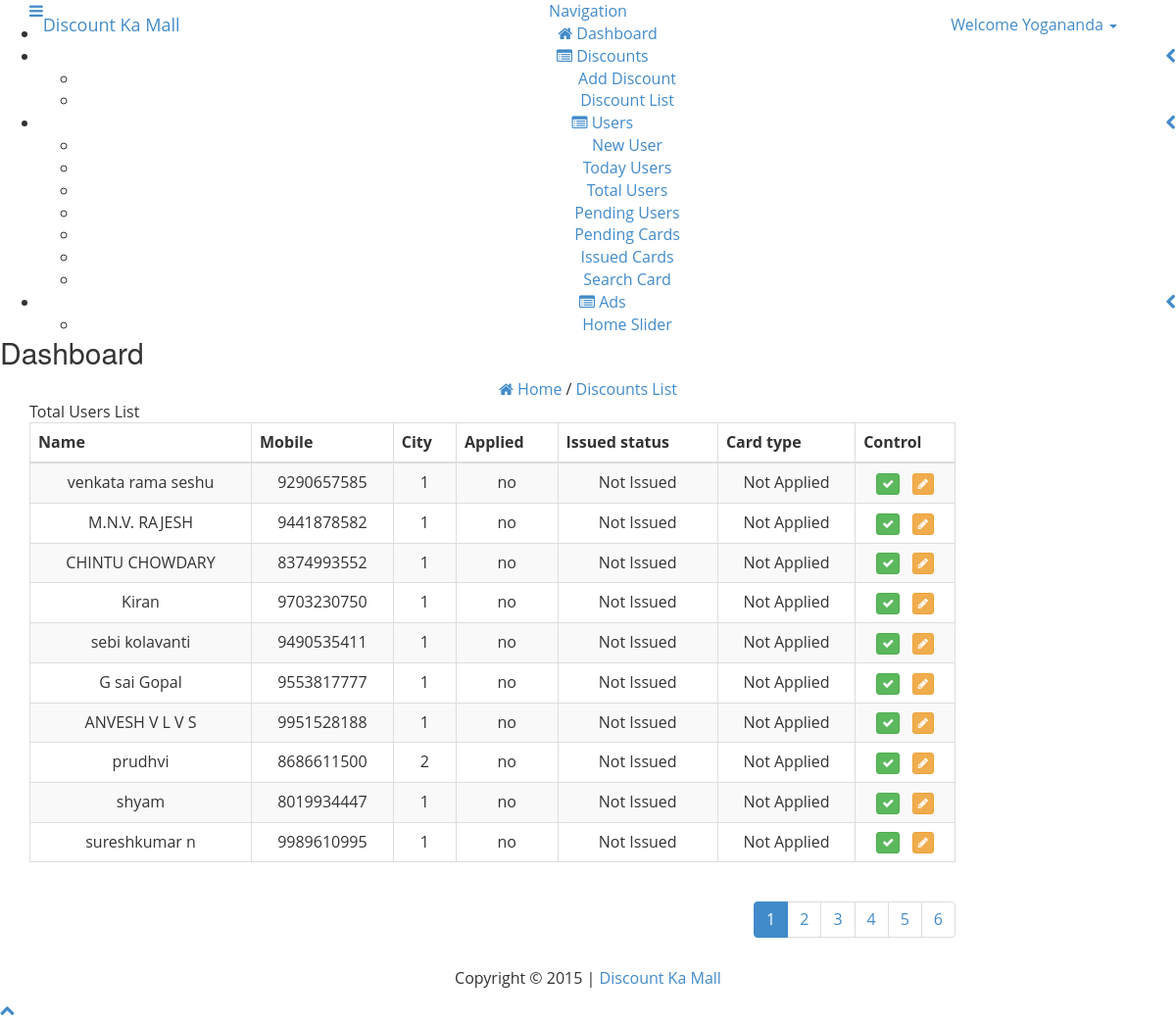
Page /discountmall/total-users.php (signed in) on the committed database.
### tables this page shows
CREATE TABLE IF NOT EXISTS `users` (
  `sno` int(10) NOT NULL AUTO_INCREMENT,
  `userid` varchar(20) NOT NULL,
  `full_name` varchar(255) NOT NULL,
  `email` varchar(255) NOT NULL,
  `pass` varchar(50) NOT NULL,
  `gender` enum('M','F') NOT NULL,
  `mobile` varchar(20) NOT NULL,
  `dob` date NOT NULL,
  `aid` varchar(30) NOT NULL,
  `acard` varchar(255) NOT NULL,
  `cphoto` varchar(255) NOT NULL,
  `address` mediumtext NOT NULL,
  `city` varchar(5) NOT NULL,
  `terms` tinyint(1) NOT NULL,
  `dcard` tinyint(1) NOT NULL,
  `issby` varchar(20) NOT NULL,
  `rdate` date NOT NULL,
  `apply_status` varchar(10) NOT NULL,
  PRIMARY KEY (`sno`)
);

### discountmall/total-users.php (the view, shortened to what this page needs)
<?php
$admin_name=$_SESSION['uname'];
?>
<!DOCTYPE html>
<html lang="en">
<head>
  <link href="style/bootstrap.css" rel="stylesheet">
  <link rel="stylesheet" href="style/font-awesome.css">
  <link rel="stylesheet" href="style/jquery-ui-1.9.2.custom.min.css">
  <link rel="stylesheet" href="style/fullcalendar.css">
  <link rel="stylesheet" href="style/prettyPhoto.css">
  <link rel="stylesheet" href="style/rateit.css">
  <link rel="stylesheet" href="style/bootstrap-datetimepicker.min.css">
  <link rel="stylesheet" href="style/jquery.cleditor.css">
  <link rel="stylesheet" href="style/uniform.default.html">
  <link rel="stylesheet" href="style/daterangepicker-bs3.css" />
  <link rel="stylesheet" href="style/bootstrap-switch.css">
  <link href="style/style.css" rel="stylesheet">
  <link href="style/widgets.css" rel="stylesheet">
  <link href="style/jquery.gritter.css" rel="stylesheet">
</head>
<body>
<header>
<div class="navbar navbar-fixed-top bs-docs-nav" role="banner">
    <div class="container">
      <div class="navbar-header">
      <a href="#" class="pull-left menubutton hidden-xs"><i class="fa fa-bars"></i></a>
		  <a href="dashboard.php" class="navbar-brand">Discount <span class="bold">Ka Mall</span></a>
		</div>
      <nav class="collapse navbar-collapse bs-navbar-collapse" role="navigation">
        <ul class="nav navbar-nav pull-right">
          <li class="dropdown pull-right user-data">
            <a data-toggle="dropdown" class="dropdown-toggle" href="#">
              Welcome <span class="bold"><?php echo ucfirst($admin_name);?></span> <b class="caret"></b>
            </a>
          </li>
        </ul>
      </nav>
    </div>
  </div>
</header>
<div class="content">
    <div class="sidebar">
        <div class="sidebar-dropdown"><a href="#">Navigation</a></div>
        <ul id="nav">
          <li><a href="dashboard.php" class="open"><i class="fa fa-home"></i> <span>Dashboard</span></a></li>
          <li class="has_sub"><a href="#"><i class="fa fa-list-alt"></i> <span>Discounts</span> <span class="pull-right"><i class="fa fa-chevron-left"></i></span></a>
            <ul>
              <li><a href="add-discount.php">Add Discount</a></li>
              <li><a href="discount-list.php">Discount List</a></li>
            </ul>
          </li>
		<li class="has_sub"><a href="#" class="open"><i class="fa fa-list-alt"></i> <span>Users</span> <span class="pull-right"><i class="fa fa-chevron-left"></i></span></a>
            <ul>
				<li><a href="new-user.php">New User</a></li>
				<li><a href="today-users.php">Today Users</a></li>
				<li><a href="total-users.php" class="active">Total Users</a></li>
				<li><a href="pending-users.php">Pending Users</a></li>
				<li><a href="card-pendings.php">Pending Cards</a></li>
        <li><a href="issued-cards.php">Issued Cards</a></li>
            <li><a href="search-user.php">Search Card</a></li>
            </ul>
        </li>
		<li class="has_sub"><a href="#"><i class="fa fa-list-alt"></i> <span>Ads</span> <span class="pull-right"><i class="fa fa-chevron-left"></i></span></a>
            <ul>
				<li><a href="home-slider.php">Home Slider</a></li>
            </ul>
        </li>
        </ul>
    </div>
  	<div class="mainbar">
	    <div class="page-head">
	      <h2 class="pull-left">Dashboard</h2>
        <div class="clearfix"></div>
        <div class="bread-crumb">
          <a href="dashboard.php"><i class="fa fa-home"></i> Home</a>
          <span class="divider">/</span>
          <a href="#" class="bread-current">Discounts List</a>
        </div>
	    </div>
	    <div class="matter">
        <div class="container">
			<div class="row">
				<div class="col-md-10">
				<?php
					if(isset($_GET['edit']))
					{
						$disid=$_GET['edit'];
						$edit_discount=mysql_query("select * from discounts where disid='{$disid}'");
						$edetails=mysql_fetch_array($edit_discount);
						?>
						<div class="widget">
                <div class="widget-head">
                  <div class="pull-left">Edit Discount</div>
                  <div class="clearfix"></div>
                </div>
                <div class="widget-content">
                  <div class="padd">
                     <form class="form-horizontal" role="form" method="post" action="" enctype="multipart/form-data" onsubmit="return valid_details();">
							<input type="hidden" name="disid" value="<?php echo $disid; ?>">
							<div class="form-group">
                                  <label class="col-lg-2 control-label">Category</label>
                                  <div class="col-lg-10">
                                    <select class="form-control" name="cat" id="cat">
                                      <option value="Auto" <?php if($edetails['category']=="Auto"){ ?> selected="selected" <?php } ?>>Automobiles</option>
									  <option value="Beauty" <?php if($edetails['category']=="Beauty"){ ?> selected="selected" <?php } ?>>Beauty & Spa</option>
                                      <option value="Mobiles" <?php if($edetails['category']=="Mobiles"){ ?> selected="selected" <?php } ?>>Mobiles</option>
                                      <option value="Gaming" <?php if($edetails['category']=="Gaming"){ ?> selected="selected" <?php } ?>>Gaming</option>
                                      <option value="Hospitals"<?php if($edetails['category']=="Hospitals"){ ?> selected="selected" <?php } ?>>Hospitals</option>
                                      <option value="Hotels" <?php if($edetails['category']=="Hotels"){ ?> selected="selected" <?php } ?>>Hotels</option>
									  <option value="Shopping" <?php if($edetails['category']=="Shopping"){ ?> selected="selected" <?php } ?>>Shopping</option>
									  <option value="Restaurants" <?php if($edetails['category']=="Restaurants"){ ?> selected="selected" <?php } ?>>Restaurants</option>
									  <option value="Travels" <?php if($edetails['category']=="Travels"){ ?> selected="selected" <?php } ?>>Travels</option>
                                    </select>
                                  </div>
                            </div>
                                <div class="form-group">
                                  <label class="col-lg-2 control-label">Ad Title</label>
                                  <div class="col-lg-10">
                                    <input type="text" class="form-control" name="adtitle" id="adtitle" placeholder="Ad Title" value="<?php echo $edetails['adtitle']; ?>">
                                  </div>
                                </div>
                                <div class="form-group">
                                  <label class="col-lg-2 control-label">Discount</label>
                                  <div class="col-lg-10">
                                    <input type="text" class="form-control" name="discount" id="discount" placeholder="Discount" value="<?php echo $edetails['discount']; ?>">
                                  </div>
                                </div>
                                <div class="form-group">
                                  <label class="col-lg-2 control-label">Address</label>
                                  <div class="col-lg-10">
                                    <textarea class="form-control" rows="3" name="address" id="address" placeholder="Address"><?php echo $edetails['address']; ?></textarea>
                                  </div>
                                </div>
								<div class="form-group">
                                  <label class="col-lg-2 control-label">Contact Details</label>
                                  <div class="col-lg-10">
                                    <textarea class="form-control" rows="2" name="cdetails" id="cdetails" placeholder="Contact Details"><?php echo $edetails['cdetails']; ?></textarea>
                                  </div>
                                </div>
								<div class="form-group">
                                  <label class="col-lg-2 control-label">Description</label>
                                  <div class="col-lg-10">
                                    <textarea class="form-control" rows="3" name="desc" id="desc" placeholder="Description"><?php echo $edetails['description']; ?></textarea>
                                  </div>
                                </div>
								<div class="form-group">
                                  <label class="col-lg-2 control-label">Discount Logo</label>
                                  <div class="col-lg-10">
								  <img src="<?php echo $edetails['dlogo']; ?>" width="100" height="100"><br/><br/>
                                    <input type="file" name="dimage" id="dimage">
                                  </div>
                                </div>
                                    <hr />
                                <div class="form-group">
                                  <div class="col-lg-offset-2 col-lg-9">
                                    <input type="submit" class="btn btn-success" name="sub" value="Update">
                                    <input type="button" class="btn btn-danger" value="Back" onclick='return discountlist();'>
                                  </div>
                                </div>
                              </form>
                  </div>
                </div>
              </div>
						<?php
					}
					else
					{
						?>
						<div class="widget">
                <div class="widget-head">
                  <div class="pull-left">Total Users List</div>
                  <div class="clearfix"></div>
                </div>
                  <div class="widget-content">
                    <table class="table table-striped table-bordered table-hover">
                      <thead>
                        <tr>
                          <th>Name</th>
                          <th>Mobile</th>
                          <th>City</th>
						  <th>Applied</th>
						  <th>Issued status</th>
						  <th>Card type</th>
                          <th>Control</th>
                        </tr>
                      </thead>
                      <tbody>
						<?php
						if(isset($_GET['page']))
						{
							$page=$_GET['page'];
						}
						else
						{
							$page=1;
						}
						$start_from=($page-1) * 10;
						$today_users=mysql_query("select * from users where rdate <= curdate()");
						$urows=mysql_num_rows($today_users);
						if($urows==0)
						{
							echo "<div class='alert alert-danger'>
							 No User Found
								</div>";
						}
						else
						{
							$users_list=mysql_query("select * from users where rdate<=curdate() order by sno desc limit $start_from, 10");
							while($user_details=mysql_fetch_array($users_list))
							{
								$userid=$user_details[1];
								echo "<tr>
								<td>$user_details[2]</td>
								<td>$user_details[6]</td>
								<td>$user_details[12]</td>
								<td>$user_details[17]</td>";
								if($user_details[14]==0)
								{
									echo "<td>Not Issued</td>";
								}
								else
								{
									echo "<td>Issued</td>";
								}
								$user_card=mysql_query("select * from discards where userid='{$userid}'");
								$crows=mysql_num_rows($user_card);
								if($crows==0)
								{
									echo "<td>Not Applied</td>";
								}
								else
								{
									$card_details=mysql_fetch_array($user_card);
									echo "<td>$card_details[2]</td>";
								}
								echo "<td>
								<a href='user-fulldetails.php?Id=$user_details[1]' title='click to view'><button class='btn btn-xs btn-success'><i class='fa fa-check'></i></button></a>&nbsp;&nbsp;
								<a href='edit-userdetails.php?Id=$user_details[1]' title='click to edit'><button class='btn btn-xs btn-warning'><i class='fa fa-pencil'></i></button></a>";
								echo "</td>
								</tr>";
							}
						}
						?>
                      </tbody>
                    </table>
                    <div class="widget-foot">
                        <ul class="pagination pull-right">
                          <?php
						$total_pages = ceil($urows/10);
						for($j=1; $j<=$total_pages; $j++)
							{
							if($j != $page)
							{
							echo "<li><a href='total-users.php?page=".$j."'> ".$j."</a></li>";
							}
							else
							{
							echo "<li class='active'><a href='total-users.php?page=".$j."'> ".$j."</a></li>";
							}
							}
						?>
                        </ul>
                      <div class="clearfix"></div>
                    </div>
                  </div>
                </div>
						<?php
					}
				?>
				</div>
			</div>
        </div>
		</div>
    </div>
</div>
<footer>
  <div class="container">
    <div class="row">
      <div class="col-md-12">
            <p class="copy">Copyright &copy; 2015 | <a href="#">Discount Ka Mall</a> </p>
      </div>
    </div>
  </div>
</footer>
<span class="totop"><a href="#"><i class="fa fa-chevron-up"></i></a></span>
</body>
</html>

### css/style.css (style rules this page uses)
h4, h5, h6, h1, h2, h3 { margin-top: 0; }
ul, ol { margin: 0; }
p { margin: 0; }
html, body { font-family: 'Open Sans', sans-serif; font-size: 100%; background: #ffffff; }
body a { transition:0.5s all; -webkit-transition:0.5s all; -moz-transition:0.5s all; -o-transition:0.5s all; -ms-transition:0.5s all; }
.content { text-align:center; }
.copy { margin:10px 0; text-align:center; }

### rows in the picture
users: full_name "venkata rama seshu", mobile "9290657585", city "1", apply_status "no", dcard "Not Issued"
users: full_name "M.N.V. RAJESH", mobile "9441878582", city "1", apply_status "no", dcard "Not Issued"
users: full_name "CHINTU CHOWDARY", mobile "8374993552", city "1", apply_status "no", dcard "Not Issued"
users: full_name "Kiran", mobile "9703230750", city "1", apply_status "no", dcard "Not Issued"
users: full_name "sebi kolavanti", mobile "9490535411", city "1", apply_status "no", dcard "Not Issued"
users: full_name "G sai Gopal", mobile "9553817777", city "1", apply_status "no", dcard "Not Issued"
users: full_name "ANVESH V L V S", mobile "9951528188", city "1", apply_status "no", dcard "Not Issued"
users: full_name "prudhvi", mobile "8686611500", city "2", apply_status "no", dcard "Not Issued"
users: full_name "shyam", mobile "8019934447", city "1", apply_status "no", dcard "Not Issued"
users: full_name "sureshkumar n", mobile "9989610995", city "1", apply_status "no", dcard "Not Issued"

### other values in the picture
$admin_name "Yogananda"
